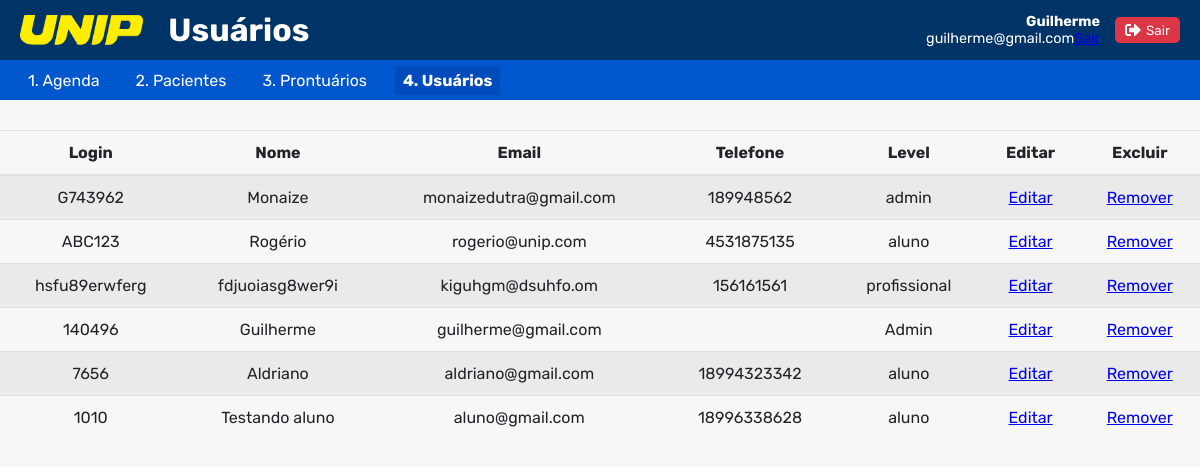
The app's page /login/projeto_FisioMa/auxiliar/projeto_fisio/projeto_fisio_api/login/tabela_Usuarios.php (signed in) with its own data.
### tables this page shows
CREATE TABLE `usuario` (
  `idUsuario` bigint(20) UNSIGNED NOT NULL,
  `login` varchar(50) NOT NULL,
  `nome` varchar(50) NOT NULL,
  `senha` varchar(255) NOT NULL,
  `email` varchar(100) NOT NULL,
  `telefone` varchar(15) DEFAULT NULL,
  `level` varchar(20) DEFAULT NULL CHECK (`level` in ('Admin','Aluno','Professor','Profissional')),
  `api_key` text NOT NULL,
  `ativo` tinyint(1) NOT NULL DEFAULT 1
);

### login/projeto_FisioMa/auxiliar/projeto_fisio/projeto_fisio_api/login/tabela_Usuarios.php (the view, shortened to what this page needs)
<!DOCTYPE html>
<html lang="pt-BR">
  <head>
    <link rel="stylesheet" href="styles/cadastrar.css">
    <link rel="stylesheet" href="styles/usuarios.css">
  </head>
  <body>
    <header>
      <div class="logo">
        <img src="img/logoUnipHeader.png" alt="UNIP">
        <h1>Usuários</h1>
      </div>
      <?php include 'acesso.php';?>
      <?php include 'menu.php'; ?>
    </header>
    <section class="conteudo-vazio">
      <table class="table table-striped">
        <thead>
          <tr>
            <th scope="col">Login</th>
            <th scope="col">Nome</th>
            <th scope="col">Email</th>
            <th scope="col">Telefone</th>
            <th scope="col">Level</th>
            <th scope="col">Editar</th>
            <th scope="col">Excluir</th>
          </tr>
        </thead>
        <tbody>
          <?php
            require_once __DIR__ . '/../conexao.php';
            $stmt = $pdo->prepare("SELECT login, nome, email, telefone, level FROM usuario WHERE ativo = 1");
            $stmt->execute();
            foreach($stmt as $linha)
            {
              echo "<tr>";
              echo "  <td scope=\"row\">$linha[login]</td>";
              echo "  <td scope=\"row\">$linha[nome]</td>";
              echo "  <td scope=\"row\">$linha[email]</td>";
              echo "  <td scope=\"row\">$linha[telefone]</td>";
              echo "  <td scope=\"row\">$linha[level]</td>";
              echo "  <td scope=\"row\"><a href=\"#\">Editar</a></td>";
              echo "  <td scope=\"row\"><a href=\"#\">Remover</a></td>";
              echo "</tr>";
            }
          ?>
        </tbody>
      </table>
    </section>
  </body>
</html>

### login/projeto_FisioMa/auxiliar/projeto_fisio/projeto_fisio_api/login/styles/cadastrar.css (style rules this page uses)
* { box-sizing: border-box; margin: 0; padding: 0; font-family: 'Rubik', sans-serif; }
body { background: #f7f7f7; padding-top: 130px; }
header { background-color: #003366; color: white; display: flex; align-items: center; justify-content: space-between; padding: 10px 20px; position: fixed; top: 0; left: 0; width: 100%; height: 60px; z-index: 1000; }
.logo { display: flex; align-items: center; }
.logo img { height: 30px; margin-right: 25px; }

### login/projeto_FisioMa/auxiliar/projeto_fisio/projeto_fisio_api/login/styles/usuarios.css (style rules this page uses)
.table { width: 100%; margin-bottom: 1rem; color: #212529; border-collapse: collapse; }
.table thead th { vertical-align: bottom; border-bottom: 2px solid #dee2e6; padding: 0.75rem; }
.table td, .table th { padding: 0.75rem; vertical-align: top; border-top: 1px solid #dee2e6; text-align: center; }
.table-striped tbody tr:nth-of-type(odd) { background-color: rgba(0, 0, 0, 0.05); }

### records on screen
usuario: login "G743962", nome "Monaize", email "monaizedutra@gmail.com", telefone "189948562", level "admin"
usuario: login "ABC123", nome "Rogério", email "rogerio@unip.com", telefone "4531875135", level "aluno"
usuario: login "hsfu89erwferg", nome "fdjuoiasg8wer9i", email "kiguhgm@dsuhfo.om", telefone "156161561", level "profissional"
usuario: login "140496", nome "Guilherme", email "guilherme@gmail.com", level "Admin"
usuario: login "7656", nome "Aldriano", email "aldriano@gmail.com", telefone "18994323342", level "aluno"
usuario: login "1010", nome "Testando aluno", email "aluno@gmail.com", telefone "18996338628", level "aluno"

### other values on screen
$_SESSION['usuario_nome'] "Guilherme"
$_SESSION['usuario_email'] "guilherme@gmail.com"
